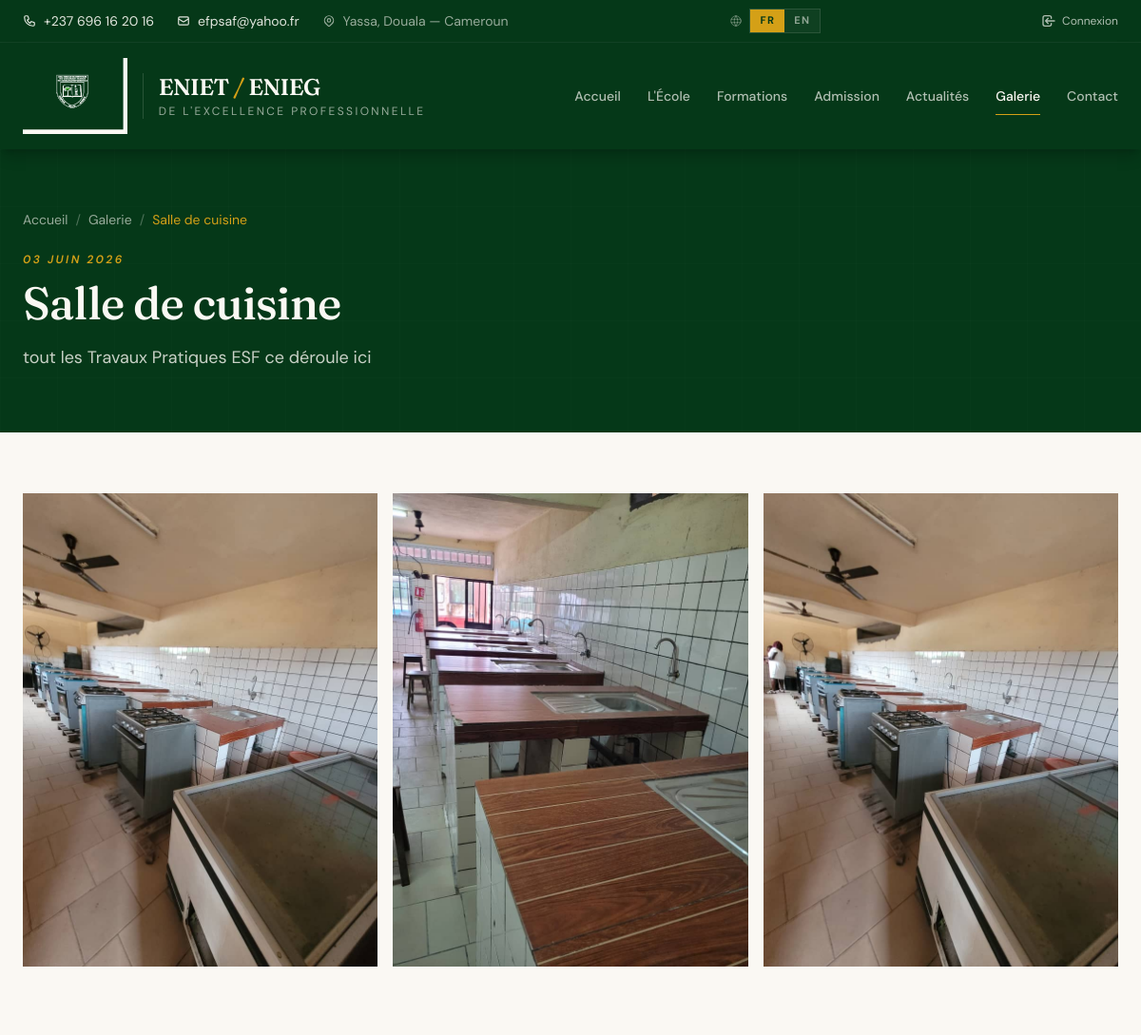
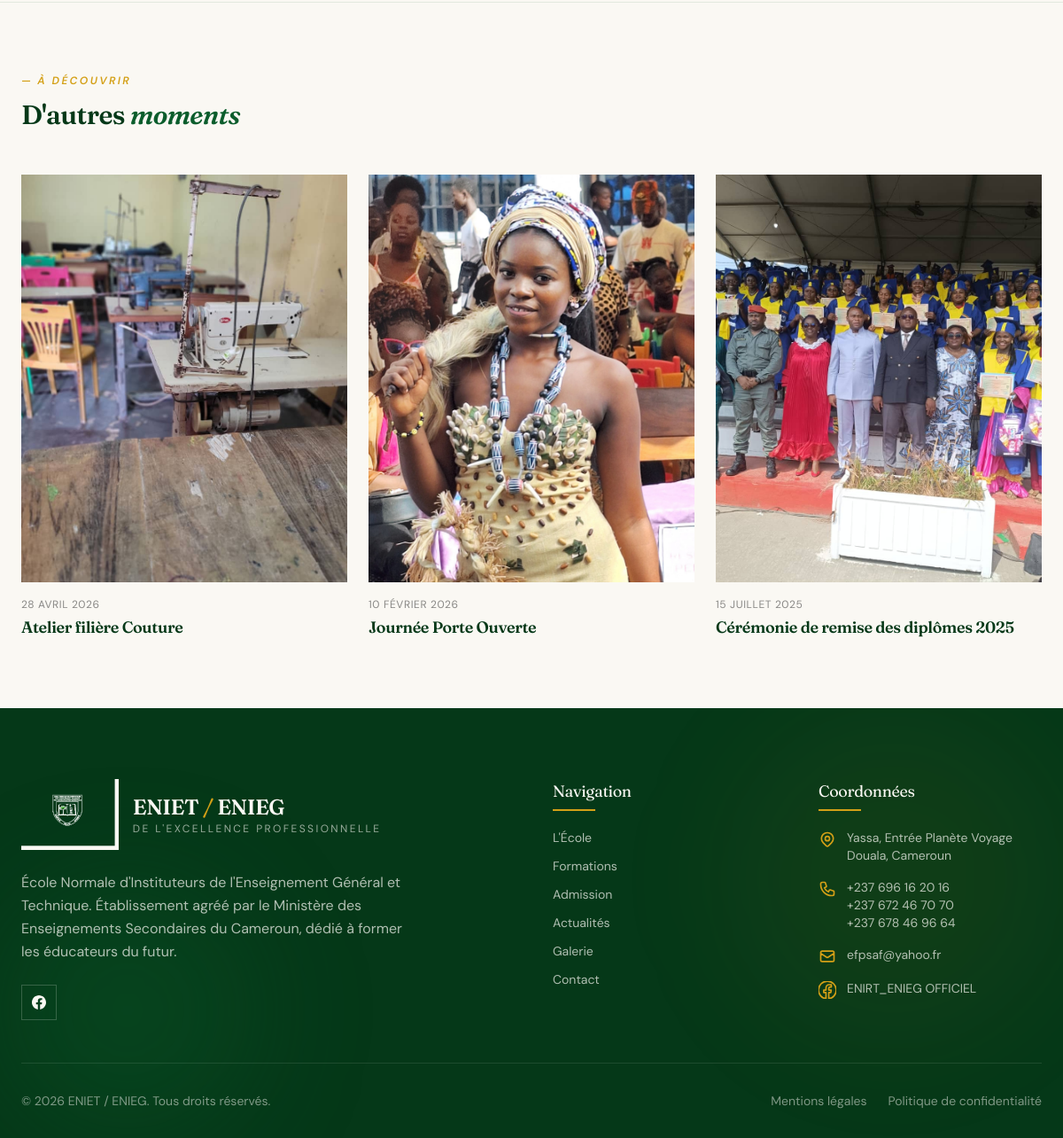
The page /fr/ecole/galerie/salle-cuisine/ on the database its author committed (2 pictures, top to bottom).
### apps/pages/models.py (models this page shows, shortened)
class Album(TimeStampedModel):
    titre = models.CharField(
        _('Titre de l\'album'),
        max_length=200,
    )
    slug = models.SlugField(
        _('Slug URL'),
        max_length=200,
        unique=True,
        help_text=_('Identifiant pour l\'URL (généré automatiquement)'),
    )
    description = models.TextField(
        _('Description'),
        blank=True,
        help_text=_('Présentation de l\'événement, contexte'),
    )
    date_evenement = models.DateField(
        _('Date de l\'événement'),
        help_text=_('Date à laquelle l\'événement a eu lieu'),
    )
    couverture = models.ImageField(
        _('Photo de couverture'),
        upload_to='galerie/couvertures/',
        blank=True,
        null=True,
        help_text=_('Optionnel - si vide, on utilise la 1ère photo de l\'album'),
    )
    est_a_la_une = models.BooleanField(
        _('À la une'),
        default=False,
        help_text=_('Mettre en avant cet album'),
    )
    publie = models.BooleanField(
        _('Publié'),
        default=True,
        help_text=_('Décocher pour cacher l\'album sans le supprimer'),
    )
    class Meta:
        verbose_name = _('Album photo')
        verbose_name_plural = _('Albums photos')
        ordering = ['-date_evenement', '-created_at']
    def get_absolute_url(self):
        from django.urls import reverse
        return reverse('pages:album_detail', kwargs={'slug': self.slug})
    @property
    def couverture_url(self):
        if self.couverture:
            return self.couverture.url
        premiere_photo = self.photos.first()
        if premiere_photo:
            return premiere_photo.image.url
        return None

class Photo(TimeStampedModel):
    album = models.ForeignKey(
        Album,
        on_delete=models.CASCADE,  # Si l'album est supprimé, ses photos aussi
        related_name='photos',
        verbose_name=_('Album'),
    )
    image = models.ImageField(
        _('Image'),
        upload_to='galerie/photos/%Y/%m/',  # Stockage par année/mois
        help_text=_('Format JPG ou PNG, taille recommandée : 1920x1080 max'),
    )
    legende = models.CharField(
        _('Légende'),
        max_length=300,
        blank=True,
        help_text=_('Description de la photo (visible au survol et dans le lightbox)'),
    )
    alt = models.CharField(
        _('Texte alternatif'),
        max_length=200,
        help_text=_('Description courte pour les lecteurs d\'écran (accessibilité)'),
    )
    ordre = models.PositiveSmallIntegerField(
        _('Ordre d\'affichage'),
        default=0,
        help_text=_('Plus le nombre est petit, plus la photo apparaît en premier'),
    )
    class Meta:
        verbose_name = _('Photo')
        verbose_name_plural = _('Photos')
        ordering = ['ordre', 'created_at']

### apps/pages/views.py (the view)
# urls.py: path('galerie/<slug:slug>/', views.album_detail_view, name='album_detail'),
def album_detail_view(request, slug):
    album = get_object_or_404(
        Album.objects.prefetch_related('photos'),
        slug=slug,
        publie=True,
    )
    photos = album.photos.all().order_by('ordre', 'created_at')
    photos_data = [
        {
            'url': photo.image.url,
            'alt': photo.alt,
            'legende': photo.legende,
        }
        for photo in photos
    ]
    autres_albums = Album.objects.filter(
        publie=True
    ).exclude(pk=album.pk).order_by('-date_evenement')[:3]
    return render(request, 'pages/album_detail.html', {
        'album': album,
        'photos': photos,
        'photos_data': photos_data,  # ← NOUVEAU
        'autres_albums': autres_albums,
    })

### apps/core/context_processors.py (called while the page is built, shortened)
def tinymce_key(request):
    return {
        'TINYMCE_API_KEY': getattr(settings, 'TINYMCE_API_KEY', '')
    }

def site_settings(request):
    return {
        'site_settings': SiteSettings.load(),
    }

def dashboard_badges(request):
    if not request.user.is_authenticated:
        return {}

### apps/pages/models.py (called while the page is built)
    @classmethod
    def load(cls):
        obj, created = cls.objects.get_or_create(pk=1)
        return obj

### templates/pages/album_detail.html (shortened to what this page needs)
{% extends "base_public.html" %}
{% load i18n %}
{% block content %}
<section class="bg-primary-darker text-cream relative overflow-hidden py-16">
    <div class="absolute inset-0 opacity-30 pointer-events-none"
         style="background-image: linear-gradient(rgba(255,255,255,0.04) 1px, transparent 1px), linear-gradient(90deg, rgba(255,255,255,0.04) 1px, transparent 1px); background-size: 60px 60px;">
    </div>
    <div class="relative max-w-7xl mx-auto px-6">
        <nav class="flex items-center gap-2 text-sm text-cream/60 mb-6">
            <a href="{% url 'core:home' %}" class="hover:text-accent transition-colors">{% trans "Accueil" %}</a>
            <span class="text-cream/30">/</span>
            <a href="{% url 'pages:galerie' %}" class="hover:text-accent transition-colors">{% trans "Galerie" %}</a>
            <span class="text-cream/30">/</span>
            <span class="text-accent">{{ album.titre|truncatewords:5 }}</span>
        </nav>
        <div class="text-xs uppercase tracking-[0.2em] text-accent font-semibold italic mb-3">
            {{ album.date_evenement|date:"d F Y" }}
        </div>
        <h1 class="font-serif text-3xl md:text-5xl font-medium leading-[1.1] mb-4">
            {{ album.titre }}
        </h1>
        {% if album.description %}
            <p class="text-cream/80 text-lg max-w-3xl leading-relaxed">
                {{ album.description }}
            </p>
        {% endif %}
    </div>
</section>
<section class="py-16">
    <div class="max-w-7xl mx-auto px-6">
        {% if photos %}
            <div class="columns-1 sm:columns-2 lg:columns-3 gap-4 space-y-4">
                {% for photo in photos %}
                    <button type="button"
                            class="block w-full break-inside-avoid relative group cursor-zoom-in overflow-hidden"
                            data-lightbox-trigger
                            data-photo-index="{{ forloop.counter0 }}">
                        <div class="absolute inset-0 bg-primary-darker/0 group-hover:bg-primary-darker/30 transition-colors duration-300 flex items-center justify-center">
                        </div>
                    </button>
                {% endfor %}
            </div>
        {% else %}
            <div class="text-center py-16 text-ink/60">
                {% trans "Cet album ne contient pas encore de photos." %}
            </div>
        {% endif %}
    </div>
</section>
{% if autres_albums %}
<section class="py-20 bg-cream border-t border-primary/10">
    <div class="max-w-7xl mx-auto px-6">
        <div class="max-w-2xl mb-12">
            <div class="text-xs uppercase tracking-[0.2em] text-accent font-semibold italic mb-3">
                — {% trans "À découvrir" %}
            </div>
            <h2 class="font-serif text-3xl text-primary-darker font-semibold leading-tight">
                {% trans "D'autres" %} <span class="italic text-primary">{% trans "moments" %}</span>
            </h2>
        </div>
        <div class="grid sm:grid-cols-3 gap-6">
            {% for autre in autres_albums %}
                <a href="{{ autre.get_absolute_url }}" class="group block">
                    <div class="relative aspect-[4/5] overflow-hidden bg-primary/5 mb-3">
                        {% if autre.couverture_url %}
                            <img src="{{ autre.couverture_url }}"
                                 alt="{{ autre.titre }}"
                                 class="w-full h-full object-cover transition-transform duration-700 group-hover:scale-105"
                                 loading="lazy">
                        {% endif %}
                    </div>
                    <time class="text-xs text-ink/50 uppercase tracking-wider">
                        {{ autre.date_evenement|date:"d F Y" }}
                    </time>
                    <h3 class="font-serif text-lg text-primary-darker font-semibold mt-1 group-hover:text-primary transition-colors leading-tight">
                        {{ autre.titre }}
                    </h3>
                </a>
            {% endfor %}
        </div>
    </div>
</section>
{% endif %}
{% endblock %}

### rows shown on the page
Album: titre "Salle de cuisine", date_evenement "03 JUIN 2026", description "tout les Travaux Pratiques ESF ce déroule ici"
Album: couverture_url (picture), date_evenement "28 AVRIL 2026", titre "Atelier filière Couture"
Album: couverture_url (picture), date_evenement "10 FÉVRIER 2026", titre "Journée Porte Ouverte"
Album: couverture_url (picture), date_evenement "15 JUILLET 2025", titre "Cérémonie de remise des diplômes 2025"

### other values the page prints
{{ lang_code|upper }} "FR" "EN"
